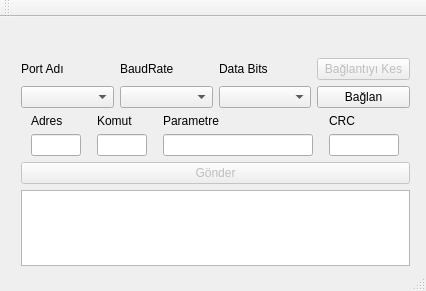
<?xml version="1.0" encoding="UTF-8"?>
<ui version="4.0">
 <class>AnaPencere</class>
 <widget class="QMainWindow" name="AnaPencere">
  <property name="geometry">
   <rect>
    <x>0</x>
    <y>0</y>
    <width>426</width>
    <height>291</height>
   </rect>
  </property>
  <property name="windowTitle">
   <string>AnaPencere</string>
  </property>
  <widget class="QWidget" name="centralWidget">
   <widget class="QWidget" name="layoutWidget">
    <property name="geometry">
     <rect>
      <x>10</x>
      <y>30</y>
      <width>411</width>
      <height>230</height>
     </rect>
    </property>
    <layout class="QVBoxLayout" name="verticalLayout">
     <item>
      <layout class="QGridLayout" name="gridLayout">
       <item row="1" column="2">
        <widget class="QComboBox" name="comboBox_3"/>
       </item>
       <item row="1" column="0">
        <widget class="QComboBox" name="comboBox"/>
       </item>
       <item row="0" column="2">
        <widget class="QLabel" name="label_3">
         <property name="text">
          <string>Data Bits</string>
         </property>
        </widget>
       </item>
       <item row="0" column="0">
        <widget class="QLabel" name="label">
         <property name="text">
          <string>Port Adı</string>
         </property>
        </widget>
       </item>
       <item row="1" column="1">
        <widget class="QComboBox" name="comboBox_2"/>
       </item>
       <item row="0" column="1">
        <widget class="QLabel" name="label_2">
         <property name="text">
          <string>BaudRate</string>
         </property>
        </widget>
       </item>
       <item row="1" column="3">
        <widget class="QPushButton" name="pushButton_2">
         <property name="text">
          <string>Bağlan</string>
         </property>
        </widget>
       </item>
       <item row="0" column="3">
        <widget class="QPushButton" name="pushButton">
         <property name="enabled">
          <bool>false</bool>
         </property>
         <property name="text">
          <string>Bağlantıyı Kes</string>
         </property>
        </widget>
       </item>
      </layout>
     </item>
     <item>
      <spacer name="verticalSpacer">
       <property name="orientation">
        <enum>Qt::Vertical</enum>
       </property>
       <property name="sizeHint" stdset="0">
        <size>
         <width>20</width>
         <height>40</height>
        </size>
       </property>
      </spacer>
     </item>
     <item>
      <layout class="QGridLayout" name="gridLayout_2">
       <property name="spacing">
        <number>6</number>
       </property>
       <item row="1" column="3">
        <widget class="QLineEdit" name="lineEdit_4">
         <property name="maximumSize">
          <size>
           <width>70</width>
           <height>16777215</height>
          </size>
         </property>
        </widget>
       </item>
       <item row="1" column="1">
        <widget class="QLineEdit" name="lineEdit_2">
         <property name="maximumSize">
          <size>
           <width>50</width>
           <height>16777215</height>
          </size>
         </property>
        </widget>
       </item>
       <item row="1" column="2">
        <widget class="QLineEdit" name="lineEdit_3">
         <property name="maximumSize">
          <size>
           <width>150</width>
           <height>16777215</height>
          </size>
         </property>
        </widget>
       </item>
       <item row="0" column="2">
        <widget class="QLabel" name="label_6">
         <property name="text">
          <string>Parametre</string>
         </property>
        </widget>
       </item>
       <item row="0" column="0">
        <widget class="QLabel" name="label_4">
         <property name="text">
          <string>Adres</string>
         </property>
        </widget>
       </item>
       <item row="0" column="1">
        <widget class="QLabel" name="label_5">
         <property name="text">
          <string>Komut</string>
         </property>
        </widget>
       </item>
       <item row="1" column="0">
        <widget class="QLineEdit" name="lineEdit">
         <property name="maximumSize">
          <size>
           <width>50</width>
           <height>16777215</height>
          </size>
         </property>
        </widget>
       </item>
       <item row="0" column="3">
        <widget class="QLabel" name="label_7">
         <property name="text">
          <string>CRC</string>
         </property>
        </widget>
       </item>
      </layout>
     </item>
     <item>
      <widget class="QPushButton" name="pushButtonGonder">
       <property name="enabled">
        <bool>false</bool>
       </property>
       <property name="text">
        <string>Gönder</string>
       </property>
      </widget>
     </item>
     <item>
      <widget class="QTextEdit" name="textEdit"/>
     </item>
    </layout>
   </widget>
  </widget>
  <widget class="QMenuBar" name="menuBar">
   <property name="geometry">
    <rect>
     <x>0</x>
     <y>0</y>
     <width>426</width>
     <height>20</height>
    </rect>
   </property>
  </widget>
  <widget class="QToolBar" name="mainToolBar">
   <attribute name="toolBarArea">
    <enum>TopToolBarArea</enum>
   </attribute>
   <attribute name="toolBarBreak">
    <bool>false</bool>
   </attribute>
  </widget>
  <widget class="QStatusBar" name="statusBar"/>
 </widget>
 <layoutdefault spacing="6" margin="11"/>
 <resources/>
 <connections/>
</ui>
